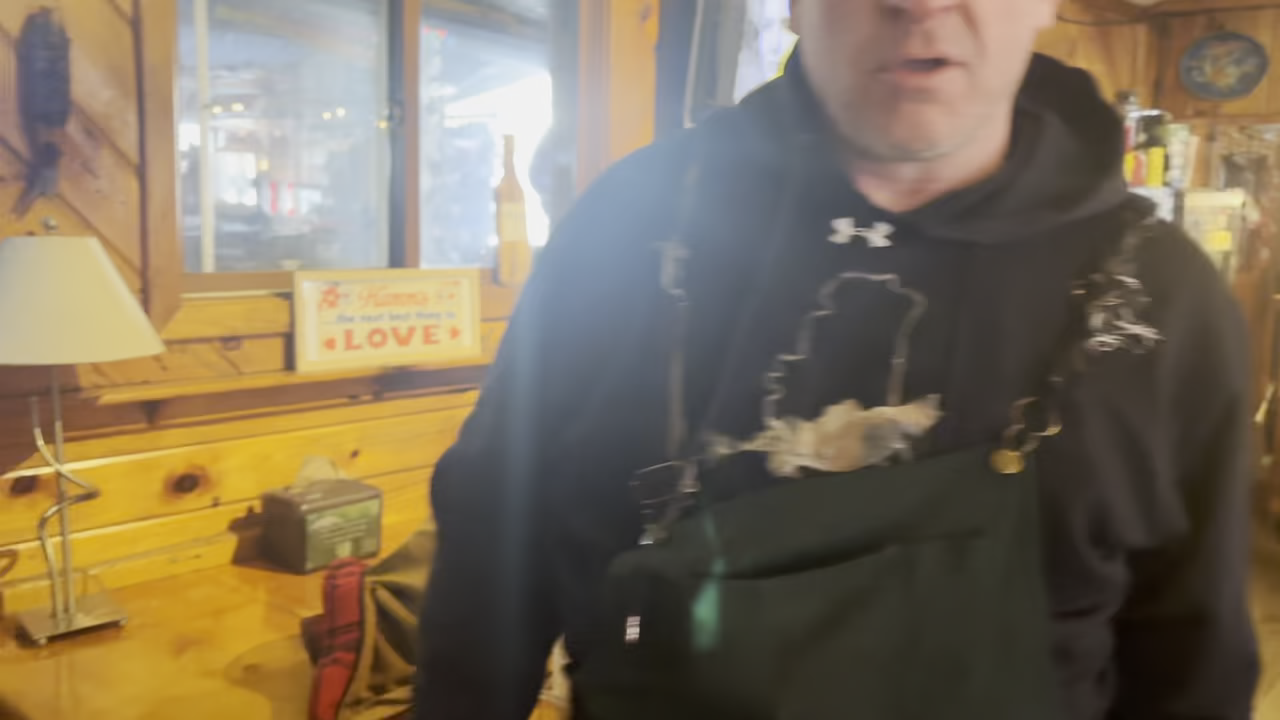
#> input picture example_pipeline_images/fc_frame_0001.png, 1280 x 720 px
$ python -i edge_refinement.py   (imports and definitions only)
#> lines starting #> are read from the running program, lines starting #| are printed output that depends on the picture; after the words box and inside, x2 and y2 are one past the last pixel; in counts of white or black regions, pixels touching at a corner belong together
#> in process_frame, image is the input picture: shape (720, 1280, 4); mean B, G, R, A 91.1, 112.2, 125.2, 136.4
import os
import cv2
import numpy as np
from tqdm import tqdm

INPUT_DIR = "output/cutouts"
OUTPUT_DIR = "output/final_cutouts"
# [1 line not run here, left out]

def refine_edges(image):
    """Refine edges of RGBA image using edge detection"""
    # Split alpha channel
    bgr = image[:, :, :3]
    alpha = image[:, :, 3]

    # Edge detection on RGB channels
    edges_bgr = cv2.Canny(bgr, 100, 200)
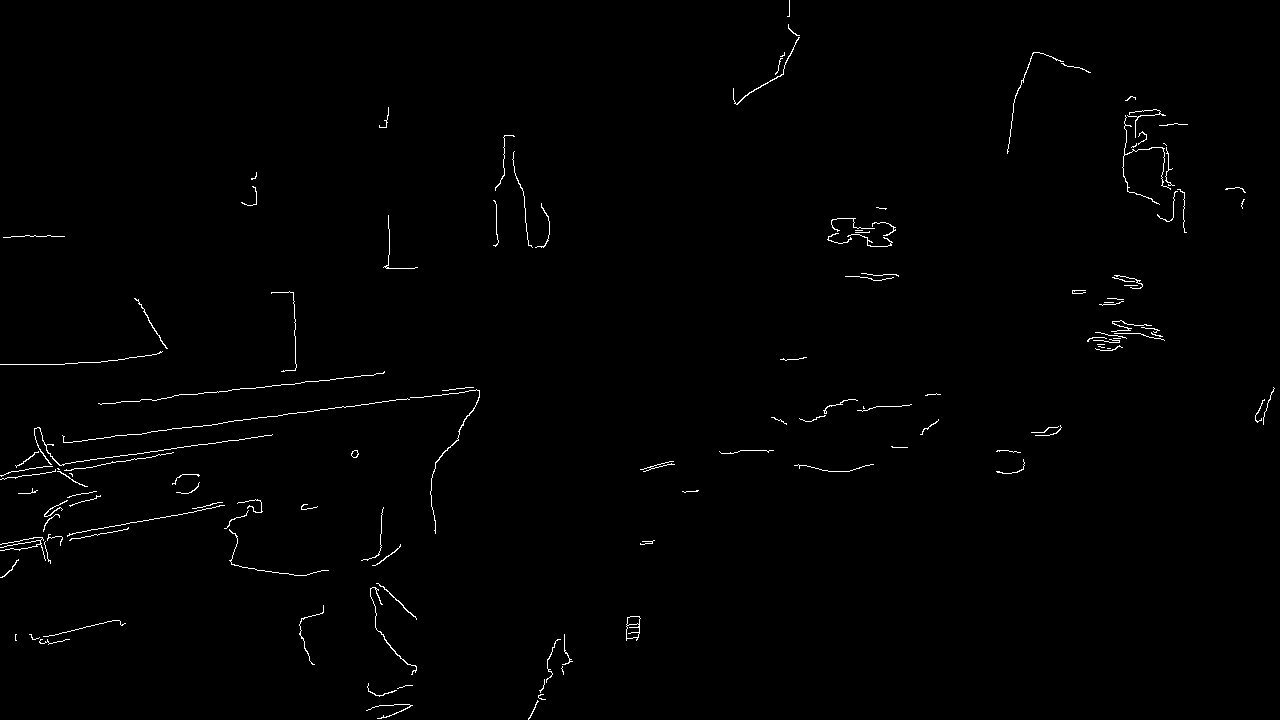
#> edges_bgr: shape (720, 1280); 0.79% white in thin lines or dots

    # Edge detection on alpha channel
    edges_alpha = cv2.Canny(alpha, 50, 150)
#> edges_alpha: shape (720, 1280); 0.73% white in thin lines or dots, all inside (x1, y1, x2, y2) = (396, 0, 1280, 720)

    # Combine edges
    combined_edges = cv2.bitwise_or(edges_bgr, edges_alpha)
#> combined_edges: shape (720, 1280); 1.5% white in thin lines or dots

    # Dilate edges slightly
    kernel = np.ones((3,3), np.uint8)
    dilated_edges = cv2.dilate(combined_edges, kernel, iterations=1)
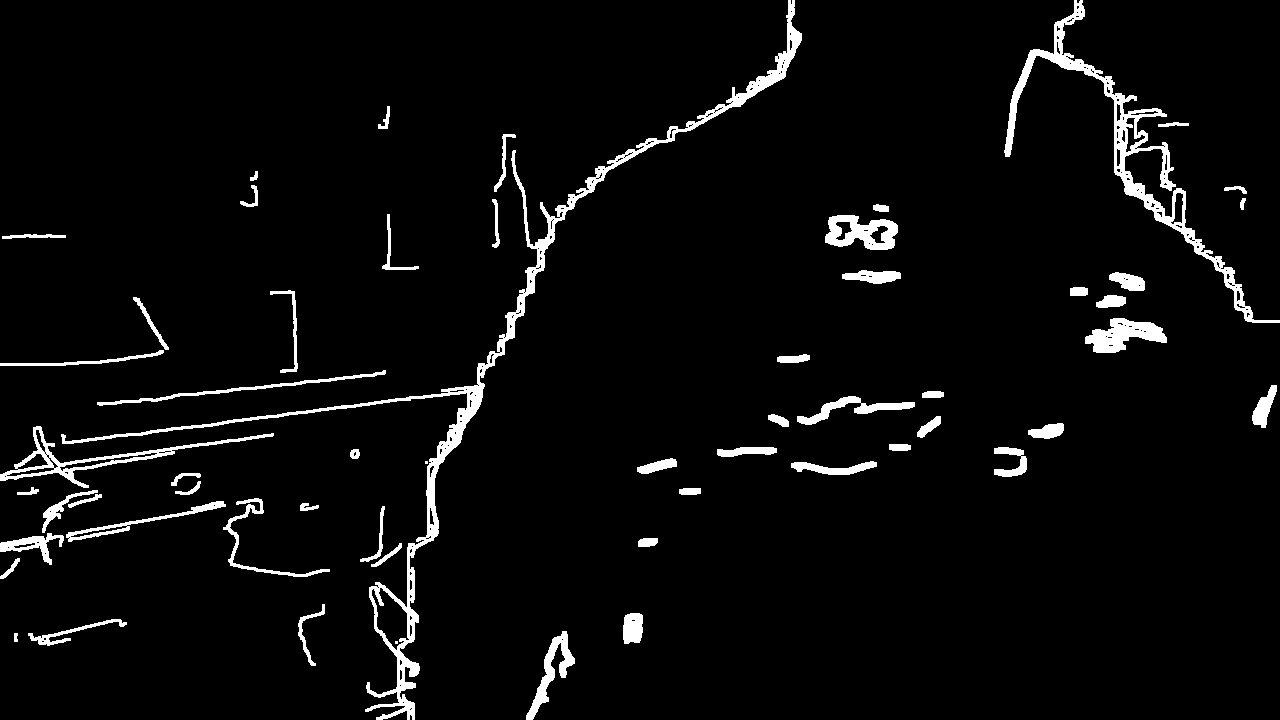
#> dilated_edges: shape (720, 1280); 4.2% white; 58 white regions (2 under 20 px), largest, box (x1, y1, x2, y2) and area: (61, 0, 802, 720) 10793, (1004, 0, 1280, 323) 6249, (0, 426, 274, 488) 2142

    # Create mask for edge feathering
    feather_mask = cv2.GaussianBlur(dilated_edges.astype(float), (5,5), 0)
    feather_mask = feather_mask / feather_mask.max()

    # Apply feathering to alpha channel
    refined_alpha = cv2.addWeighted(
        alpha.astype(float), 1.0,
        feather_mask * alpha.astype(float), -0.3,
        0
    ).clip(0, 255).astype(np.uint8)
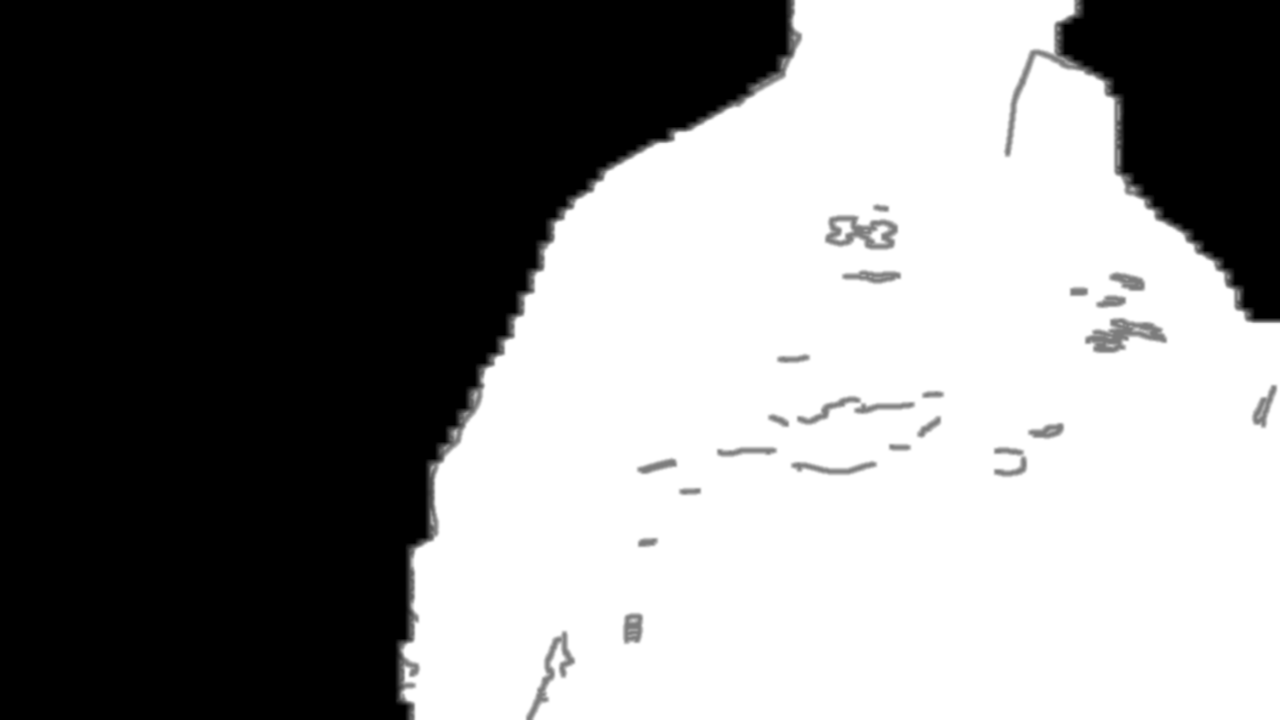
#> refined_alpha: shape (720, 1280); min 0, max 255, mean 135

    # Reconstruct image
    refined_image = image.copy()
    refined_image[:, :, 3] = refined_alpha
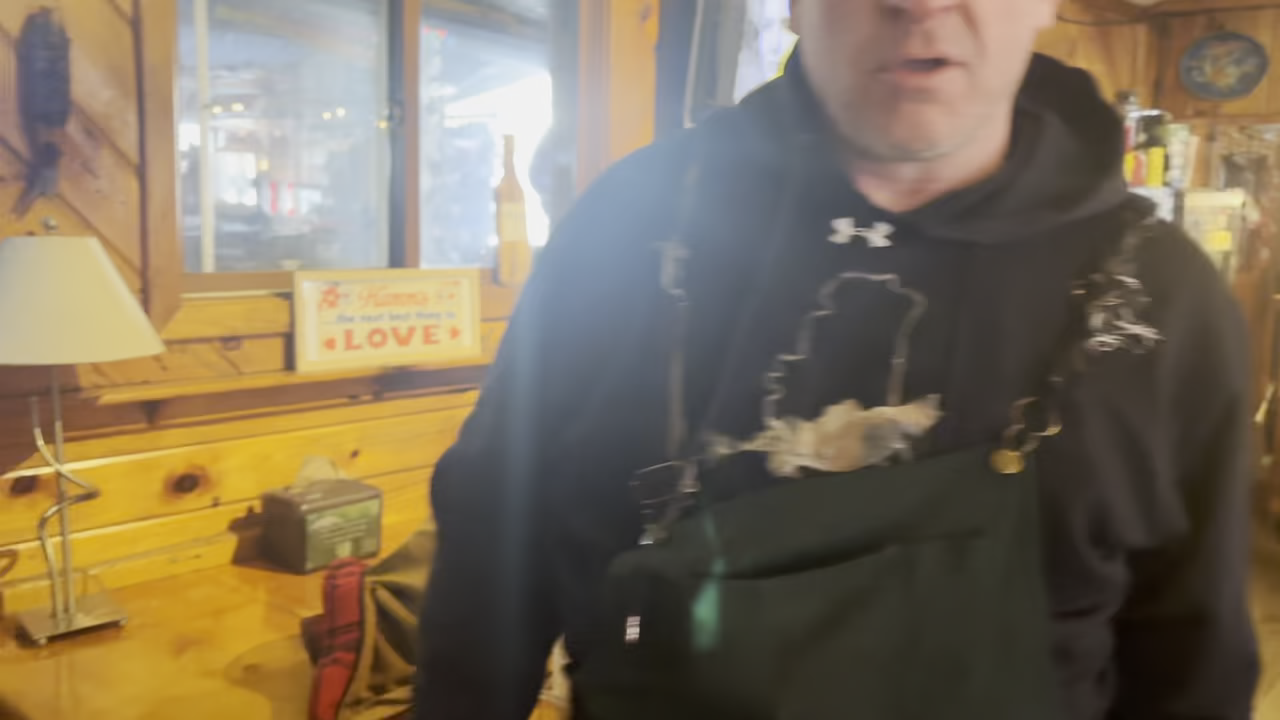
#> refined_image: shape (720, 1280, 4); 4.17% of pixels changed, all inside (x1, y1, x2, y2) = (395, 0, 1280, 720)

    return refined_image

def process_frame(input_path, output_path):
    """Process a single frame"""
    image = cv2.imread(input_path, cv2.IMREAD_UNCHANGED)
    if image is None or image.shape[2] != 4:  # Ensure RGBA
        print(f"Error: {input_path} is not a valid RGBA image")
        return False

    refined = refine_edges(image)
    cv2.imwrite(output_path, refined)
    return True

def main():
    """Process all cutouts"""
    frame_files = sorted([f for f in os.listdir(INPUT_DIR) if f.endswith('.png')])

    for frame_file in tqdm(frame_files, desc="Refining edges"):
        input_path = os.path.join(INPUT_DIR, frame_file)
        output_path = os.path.join(OUTPUT_DIR, frame_file)
        process_frame(input_path, output_path)

# [2 lines not run here, left out]

>>> result = process_frame('example_pipeline_images/fc_frame_0001.png', 'out.png')

$ run again, on example_pipeline_images/fc_frame_0062.png
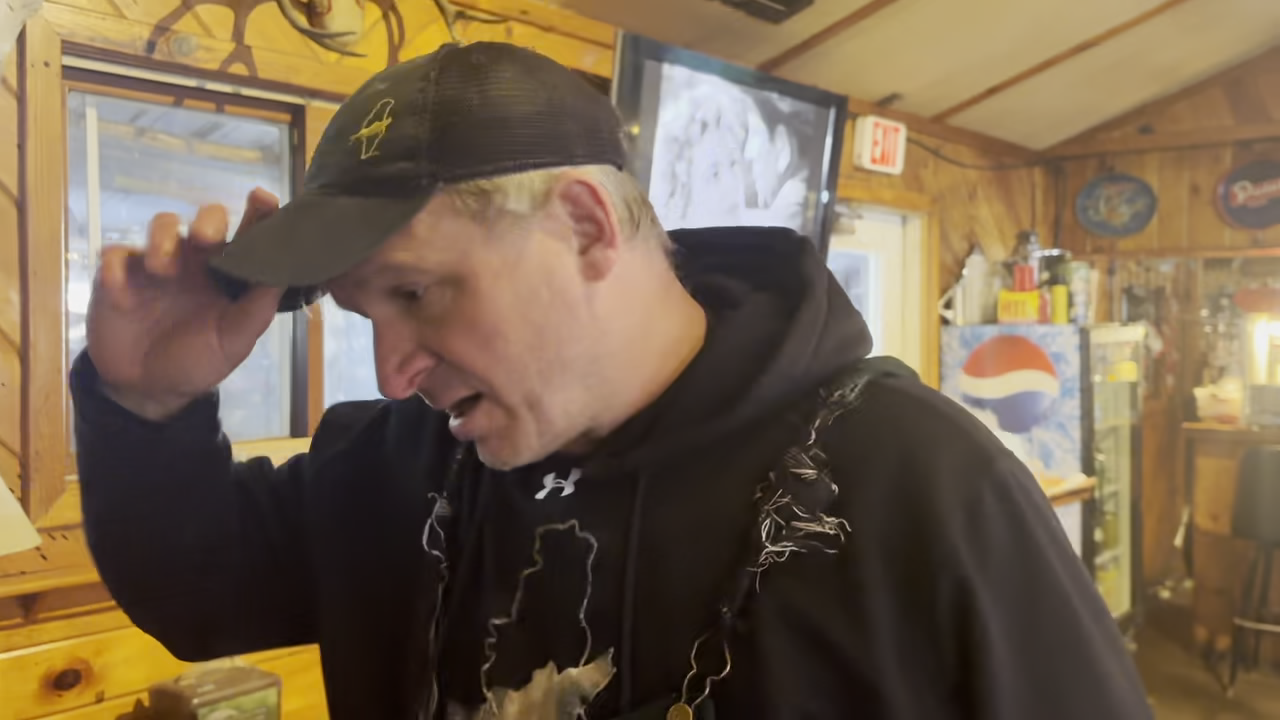
#> input picture example_pipeline_images/fc_frame_0062.png, 1280 x 720 px
#> in process_frame, image is the input picture: shape (720, 1280, 4); mean B, G, R, A 77.8, 100.2, 118.5, 127
#> in refine_edges, `edges_bgr = cv2.Canny(bgr, 100, 200)`:
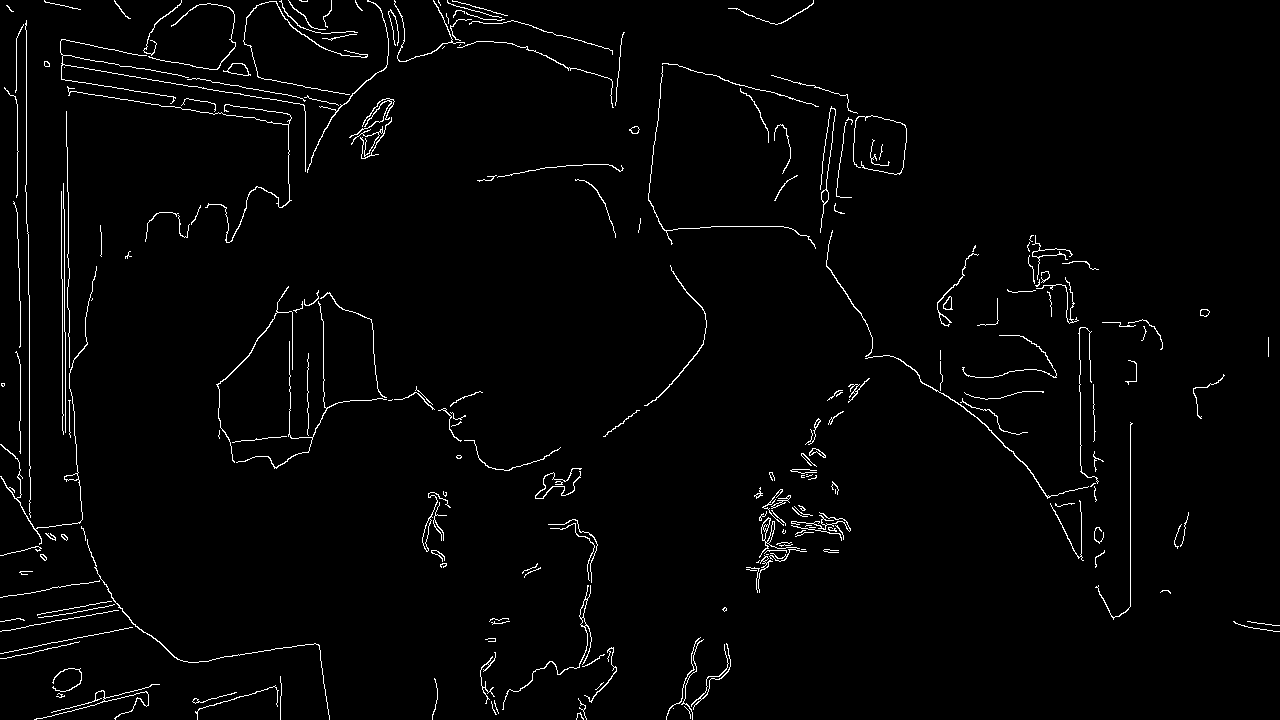
#> edges_bgr: shape (720, 1280); 2.1% white in thin lines or dots
#> edges_alpha: shape (720, 1280); 1.4% white in thin lines or dots, all inside (x1, y1, x2, y2) = (78, 43, 1164, 720)
#> combined_edges: shape (720, 1280); 3.5% white in thin lines or dots
#> dilated_edges: shape (720, 1280); 9.5% white; 69 white regions, largest, box (x1, y1, x2, y2) and area: (0, 0, 1165, 720) 43719, (214, 284, 563, 474) 9248, (477, 516, 619, 720) 4871
#> in refine_edges, `refined_image[:, :, 3] = refined_alpha`:
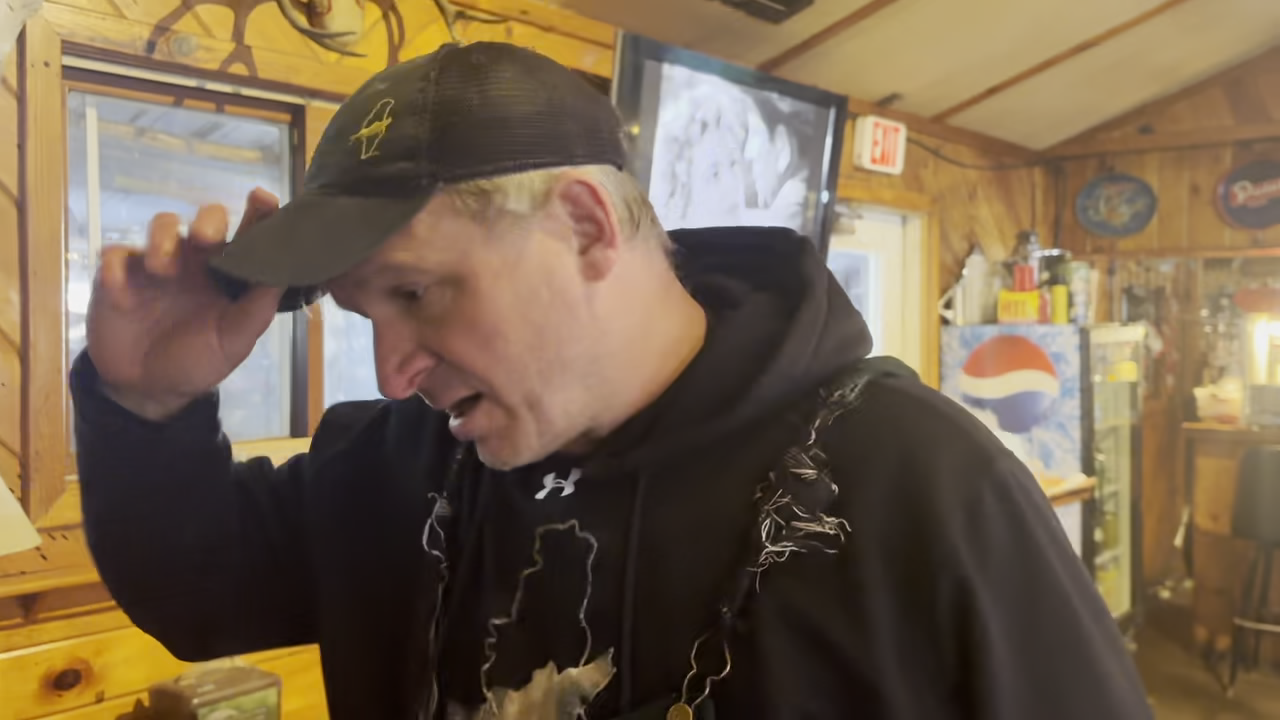
#> refined_image: shape (720, 1280, 4); 8.08% of pixels changed, all inside (x1, y1, x2, y2) = (75, 42, 1165, 720)
